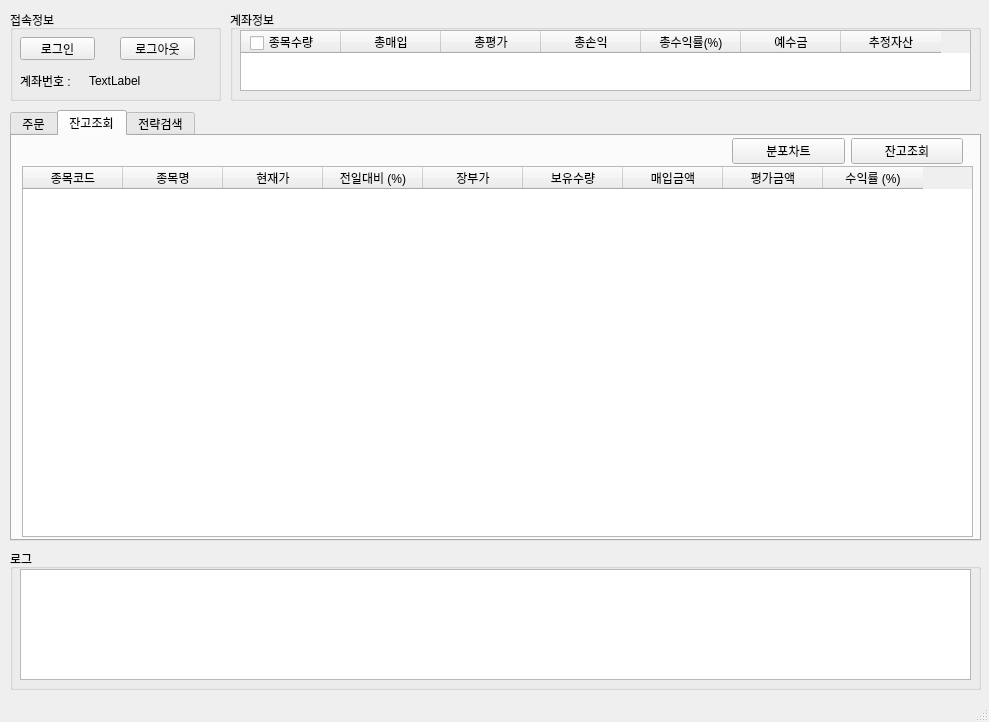
<?xml version="1.0" encoding="UTF-8"?>
<ui version="4.0">
 <class>MainWindow</class>
 <widget class="QMainWindow" name="MainWindow">
  <property name="geometry">
   <rect>
    <x>0</x>
    <y>0</y>
    <width>989</width>
    <height>722</height>
   </rect>
  </property>
  <property name="windowTitle">
   <string>MainWindh3_table_right_clickow</string>
  </property>
  <widget class="QWidget" name="centralwidget">
   <widget class="QTabWidget" name="tabWidget">
    <property name="geometry">
     <rect>
      <x>10</x>
      <y>110</y>
      <width>971</width>
      <height>431</height>
     </rect>
    </property>
    <property name="currentIndex">
     <number>1</number>
    </property>
    <property name="documentMode">
     <bool>false</bool>
    </property>
    <property name="tabsClosable">
     <bool>false</bool>
    </property>
    <widget class="QWidget" name="tab_5">
     <attribute name="title">
      <string>주문</string>
     </attribute>
     <widget class="QGroupBox" name="groupBox_8">
      <property name="geometry">
       <rect>
        <x>0</x>
        <y>10</y>
        <width>181</width>
        <height>261</height>
       </rect>
      </property>
      <property name="title">
       <string>수동주문</string>
      </property>
      <widget class="QLabel" name="label_2">
       <property name="geometry">
        <rect>
         <x>10</x>
         <y>20</y>
         <width>56</width>
         <height>12</height>
        </rect>
       </property>
       <property name="text">
        <string>계좌</string>
       </property>
      </widget>
      <widget class="QComboBox" name="comboBox">
       <property name="geometry">
        <rect>
         <x>45</x>
         <y>15</y>
         <width>120</width>
         <height>22</height>
        </rect>
       </property>
      </widget>
      <widget class="QLabel" name="label_4">
       <property name="geometry">
        <rect>
         <x>10</x>
         <y>50</y>
         <width>56</width>
         <height>12</height>
        </rect>
       </property>
       <property name="text">
        <string>주문</string>
       </property>
      </widget>
      <widget class="QComboBox" name="comboBox_2">
       <property name="geometry">
        <rect>
         <x>45</x>
         <y>45</y>
         <width>120</width>
         <height>22</height>
        </rect>
       </property>
       <item>
        <property name="text">
         <string>신규매수</string>
        </property>
       </item>
       <item>
        <property name="text">
         <string>신규매도</string>
        </property>
       </item>
       <item>
        <property name="text">
         <string>매수취소</string>
        </property>
       </item>
       <item>
        <property name="text">
         <string>매도취소</string>
        </property>
       </item>
      </widget>
      <widget class="QLabel" name="label_5">
       <property name="geometry">
        <rect>
         <x>10</x>
         <y>80</y>
         <width>56</width>
         <height>12</height>
        </rect>
       </property>
       <property name="text">
        <string>종목</string>
       </property>
      </widget>
      <widget class="QLineEdit" name="lineEdit">
       <property name="geometry">
        <rect>
         <x>45</x>
         <y>75</y>
         <width>120</width>
         <height>20</height>
        </rect>
       </property>
      </widget>
      <widget class="QComboBox" name="comboBox_3">
       <property name="geometry">
        <rect>
         <x>45</x>
         <y>135</y>
         <width>120</width>
         <height>22</height>
        </rect>
       </property>
       <item>
        <property name="text">
         <string>지정가</string>
        </property>
       </item>
       <item>
        <property name="text">
         <string>시장가</string>
        </property>
       </item>
      </widget>
      <widget class="QLabel" name="label_6">
       <property name="geometry">
        <rect>
         <x>10</x>
         <y>140</y>
         <width>56</width>
         <height>12</height>
        </rect>
       </property>
       <property name="text">
        <string>종류</string>
       </property>
      </widget>
      <widget class="QLabel" name="label_7">
       <property name="geometry">
        <rect>
         <x>10</x>
         <y>170</y>
         <width>56</width>
         <height>12</height>
        </rect>
       </property>
       <property name="text">
        <string>수량</string>
       </property>
      </widget>
      <widget class="QSpinBox" name="spinBox">
       <property name="geometry">
        <rect>
         <x>45</x>
         <y>165</y>
         <width>120</width>
         <height>22</height>
        </rect>
       </property>
       <property name="maximum">
        <number>1000000</number>
       </property>
      </widget>
      <widget class="QLabel" name="label_8">
       <property name="geometry">
        <rect>
         <x>10</x>
         <y>200</y>
         <width>56</width>
         <height>12</height>
        </rect>
       </property>
       <property name="text">
        <string>가격</string>
       </property>
      </widget>
      <widget class="QSpinBox" name="spinBox_2">
       <property name="geometry">
        <rect>
         <x>45</x>
         <y>195</y>
         <width>120</width>
         <height>22</height>
        </rect>
       </property>
       <property name="prefix">
        <string/>
       </property>
       <property name="maximum">
        <number>10000000</number>
       </property>
       <property name="singleStep">
        <number>100</number>
       </property>
       <property name="value">
        <number>0</number>
       </property>
      </widget>
      <widget class="QPushButton" name="pushButton_2">
       <property name="geometry">
        <rect>
         <x>10</x>
         <y>230</y>
         <width>75</width>
         <height>23</height>
        </rect>
       </property>
       <property name="text">
        <string>현금주문</string>
       </property>
      </widget>
      <widget class="QLineEdit" name="lineEdit_2">
       <property name="geometry">
        <rect>
         <x>45</x>
         <y>105</y>
         <width>120</width>
         <height>20</height>
        </rect>
       </property>
       <property name="styleSheet">
        <string notr="true">background-color: rgb(170, 255, 255);</string>
       </property>
       <property name="readOnly">
        <bool>true</bool>
       </property>
      </widget>
     </widget>
    </widget>
    <widget class="QWidget" name="tab">
     <attribute name="title">
      <string>잔고조회</string>
     </attribute>
     <widget class="QTableWidget" name="tableWidget_2">
      <property name="geometry">
       <rect>
        <x>10</x>
        <y>30</y>
        <width>951</width>
        <height>371</height>
       </rect>
      </property>
      <property name="contextMenuPolicy">
       <enum>Qt::CustomContextMenu</enum>
      </property>
      <column>
       <property name="text">
        <string>종목코드</string>
       </property>
      </column>
      <column>
       <property name="text">
        <string>종목명</string>
       </property>
      </column>
      <column>
       <property name="text">
        <string>현재가</string>
       </property>
      </column>
      <column>
       <property name="text">
        <string>전일대비 (%)</string>
       </property>
      </column>
      <column>
       <property name="text">
        <string>장부가</string>
       </property>
      </column>
      <column>
       <property name="text">
        <string>보유수량</string>
       </property>
      </column>
      <column>
       <property name="text">
        <string>매입금액</string>
       </property>
      </column>
      <column>
       <property name="text">
        <string>평가금액</string>
       </property>
      </column>
      <column>
       <property name="text">
        <string>수익률 (%)</string>
       </property>
      </column>
     </widget>
     <widget class="QWidget" name="layoutWidget">
      <property name="geometry">
       <rect>
        <x>720</x>
        <y>0</y>
        <width>231</width>
        <height>31</height>
       </rect>
      </property>
      <layout class="QHBoxLayout" name="horizontalLayout">
       <item>
        <widget class="QPushButton" name="pieButton">
         <property name="text">
          <string>분포차트</string>
         </property>
        </widget>
       </item>
       <item>
        <widget class="QPushButton" name="pushButton">
         <property name="text">
          <string>잔고조회</string>
         </property>
        </widget>
       </item>
      </layout>
     </widget>
    </widget>
    <widget class="QWidget" name="tab_2">
     <attribute name="title">
      <string>전략검색</string>
     </attribute>
     <widget class="QGroupBox" name="groupBox_5">
      <property name="geometry">
       <rect>
        <x>10</x>
        <y>10</y>
        <width>331</width>
        <height>401</height>
       </rect>
      </property>
      <property name="title">
       <string>전략리스트</string>
      </property>
      <widget class="QListWidget" name="listWidget">
       <property name="geometry">
        <rect>
         <x>10</x>
         <y>60</y>
         <width>311</width>
         <height>331</height>
        </rect>
       </property>
      </widget>
      <widget class="QWidget" name="layoutWidget">
       <property name="geometry">
        <rect>
         <x>10</x>
         <y>20</y>
         <width>311</width>
         <height>31</height>
        </rect>
       </property>
       <layout class="QHBoxLayout" name="horizontalLayout_2">
        <item>
         <widget class="QPushButton" name="pushButton_4">
          <property name="text">
           <string>전략리스트 가져오기</string>
          </property>
         </widget>
        </item>
        <item>
         <widget class="QPushButton" name="pushButton_6">
          <property name="text">
           <string>Clear all</string>
          </property>
         </widget>
        </item>
       </layout>
      </widget>
     </widget>
     <widget class="QGroupBox" name="groupBox_6">
      <property name="geometry">
       <rect>
        <x>390</x>
        <y>10</y>
        <width>601</width>
        <height>401</height>
       </rect>
      </property>
      <property name="title">
       <string>검색 결과</string>
      </property>
      <widget class="QListView" name="listView">
       <property name="geometry">
        <rect>
         <x>20</x>
         <y>80</y>
         <width>241</width>
         <height>301</height>
        </rect>
       </property>
      </widget>
      <widget class="QGroupBox" name="groupBox_2">
       <property name="geometry">
        <rect>
         <x>10</x>
         <y>60</y>
         <width>261</width>
         <height>331</height>
        </rect>
       </property>
       <property name="title">
        <string>전략 검색 조건</string>
       </property>
      </widget>
      <widget class="QGroupBox" name="groupBox_7">
       <property name="geometry">
        <rect>
         <x>280</x>
         <y>20</y>
         <width>281</width>
         <height>371</height>
        </rect>
       </property>
       <property name="title">
        <string>전략 검색 종목</string>
       </property>
       <widget class="QTableWidget" name="tableWidget_3">
        <property name="geometry">
         <rect>
          <x>10</x>
          <y>20</y>
          <width>261</width>
          <height>341</height>
         </rect>
        </property>
        <column>
         <property name="text">
          <string>종목코드</string>
         </property>
        </column>
        <column>
         <property name="text">
          <string>종목명</string>
         </property>
        </column>
       </widget>
      </widget>
      <widget class="QWidget" name="layoutWidget">
       <property name="geometry">
        <rect>
         <x>20</x>
         <y>21</y>
         <width>251</width>
         <height>31</height>
        </rect>
       </property>
       <layout class="QVBoxLayout" name="verticalLayout">
        <item>
         <widget class="QLabel" name="label_3">
          <property name="text">
           <string>검색 종목 개수 : </string>
          </property>
         </widget>
        </item>
       </layout>
      </widget>
      <zorder>layoutWidget</zorder>
      <zorder>groupBox_7</zorder>
      <zorder>groupBox_2</zorder>
      <zorder>listView</zorder>
     </widget>
     <widget class="QPushButton" name="pushButton_5">
      <property name="geometry">
       <rect>
        <x>350</x>
        <y>160</y>
        <width>31</width>
        <height>61</height>
       </rect>
      </property>
      <property name="text">
       <string>&gt;&gt;</string>
      </property>
     </widget>
    </widget>
   </widget>
   <widget class="QGroupBox" name="groupBox">
    <property name="geometry">
     <rect>
      <x>10</x>
      <y>10</y>
      <width>211</width>
      <height>91</height>
     </rect>
    </property>
    <property name="title">
     <string>접속정보</string>
    </property>
    <widget class="QPushButton" name="login_Creon">
     <property name="geometry">
      <rect>
       <x>10</x>
       <y>27</y>
       <width>75</width>
       <height>23</height>
      </rect>
     </property>
     <property name="text">
      <string>로그인</string>
     </property>
    </widget>
    <widget class="QLabel" name="account_numbox">
     <property name="geometry">
      <rect>
       <x>79</x>
       <y>61</y>
       <width>121</width>
       <height>20</height>
      </rect>
     </property>
     <property name="text">
      <string>TextLabel</string>
     </property>
    </widget>
    <widget class="QLabel" name="label">
     <property name="enabled">
      <bool>true</bool>
     </property>
     <property name="geometry">
      <rect>
       <x>10</x>
       <y>61</y>
       <width>61</width>
       <height>20</height>
      </rect>
     </property>
     <property name="sizePolicy">
      <sizepolicy hsizetype="Minimum" vsizetype="Preferred">
       <horstretch>0</horstretch>
       <verstretch>0</verstretch>
      </sizepolicy>
     </property>
     <property name="text">
      <string>계좌번호 :</string>
     </property>
    </widget>
    <widget class="QPushButton" name="pushButton_3">
     <property name="geometry">
      <rect>
       <x>110</x>
       <y>27</y>
       <width>75</width>
       <height>23</height>
      </rect>
     </property>
     <property name="text">
      <string>로그아웃</string>
     </property>
    </widget>
   </widget>
   <widget class="QGroupBox" name="groupBox_3">
    <property name="geometry">
     <rect>
      <x>10</x>
      <y>549</y>
      <width>971</width>
      <height>141</height>
     </rect>
    </property>
    <property name="title">
     <string>로그</string>
    </property>
    <widget class="QTextBrowser" name="textBrowser">
     <property name="geometry">
      <rect>
       <x>10</x>
       <y>20</y>
       <width>951</width>
       <height>111</height>
      </rect>
     </property>
    </widget>
   </widget>
   <widget class="QGroupBox" name="groupBox_4">
    <property name="geometry">
     <rect>
      <x>230</x>
      <y>10</y>
      <width>751</width>
      <height>91</height>
     </rect>
    </property>
    <property name="title">
     <string>계좌정보</string>
    </property>
    <widget class="QTableWidget" name="tableWidget">
     <property name="geometry">
      <rect>
       <x>10</x>
       <y>20</y>
       <width>731</width>
       <height>61</height>
      </rect>
     </property>
     <property name="contextMenuPolicy">
      <enum>Qt::DefaultContextMenu</enum>
     </property>
     <column>
      <property name="text">
       <string>종목수량</string>
      </property>
     </column>
     <column>
      <property name="text">
       <string>총매입</string>
      </property>
     </column>
     <column>
      <property name="text">
       <string>총평가</string>
      </property>
     </column>
     <column>
      <property name="text">
       <string>총손익</string>
      </property>
     </column>
     <column>
      <property name="text">
       <string>총수익률(%)</string>
      </property>
     </column>
     <column>
      <property name="text">
       <string>예수금</string>
      </property>
     </column>
     <column>
      <property name="text">
       <string>추정자산</string>
      </property>
     </column>
    </widget>
    <widget class="QCheckBox" name="checkBox">
     <property name="geometry">
      <rect>
       <x>20</x>
       <y>25</y>
       <width>16</width>
       <height>16</height>
      </rect>
     </property>
     <property name="text">
      <string/>
     </property>
    </widget>
   </widget>
  </widget>
  <widget class="QMenuBar" name="menubar">
   <property name="geometry">
    <rect>
     <x>0</x>
     <y>0</y>
     <width>989</width>
     <height>21</height>
    </rect>
   </property>
  </widget>
  <widget class="QStatusBar" name="statusbar"/>
 </widget>
 <resources/>
 <connections>
  <connection>
   <sender>tableWidget_2</sender>
   <signal>customContextMenuRequested(QPoint)</signal>
   <receiver>MainWindow</receiver>
   <slot>h3_table_right_click()</slot>
   <hints>
    <hint type="sourcelabel">
     <x>1155</x>
     <y>537</y>
    </hint>
    <hint type="destinationlabel">
     <x>1155</x>
     <y>627</y>
    </hint>
   </hints>
  </connection>
 </connections>
 <slots>
  <slot>h3_table_right_click()</slot>
 </slots>
</ui>
